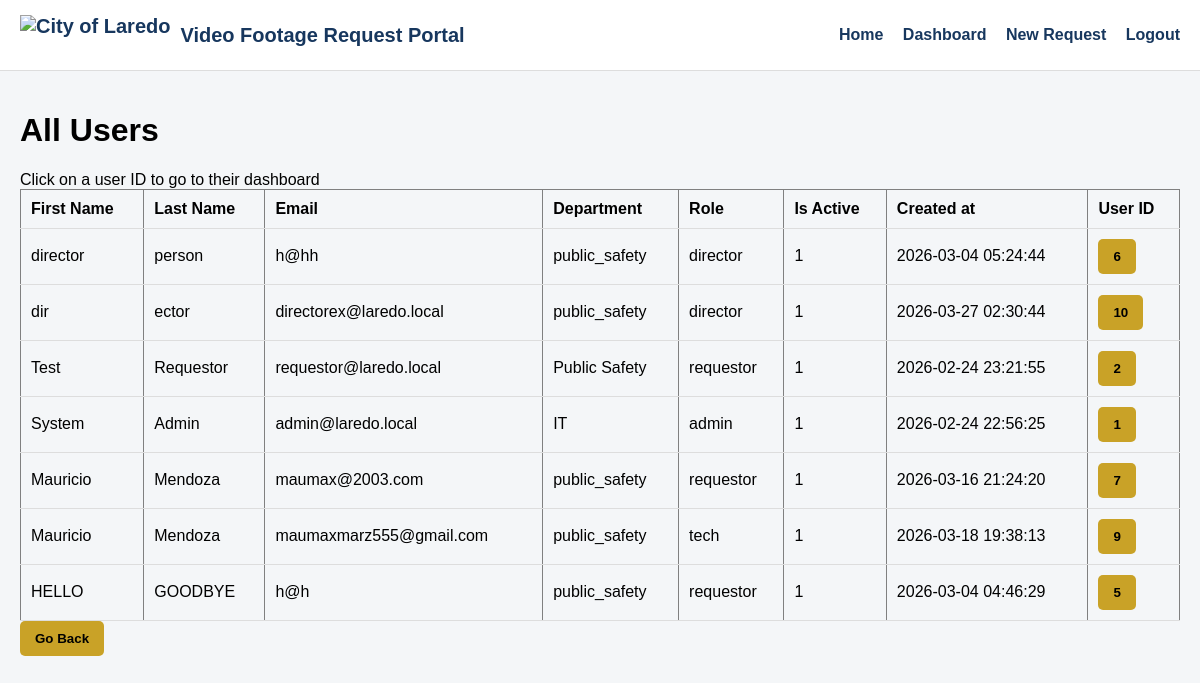
Before: /admin/all_users (signed in) with the older database file.
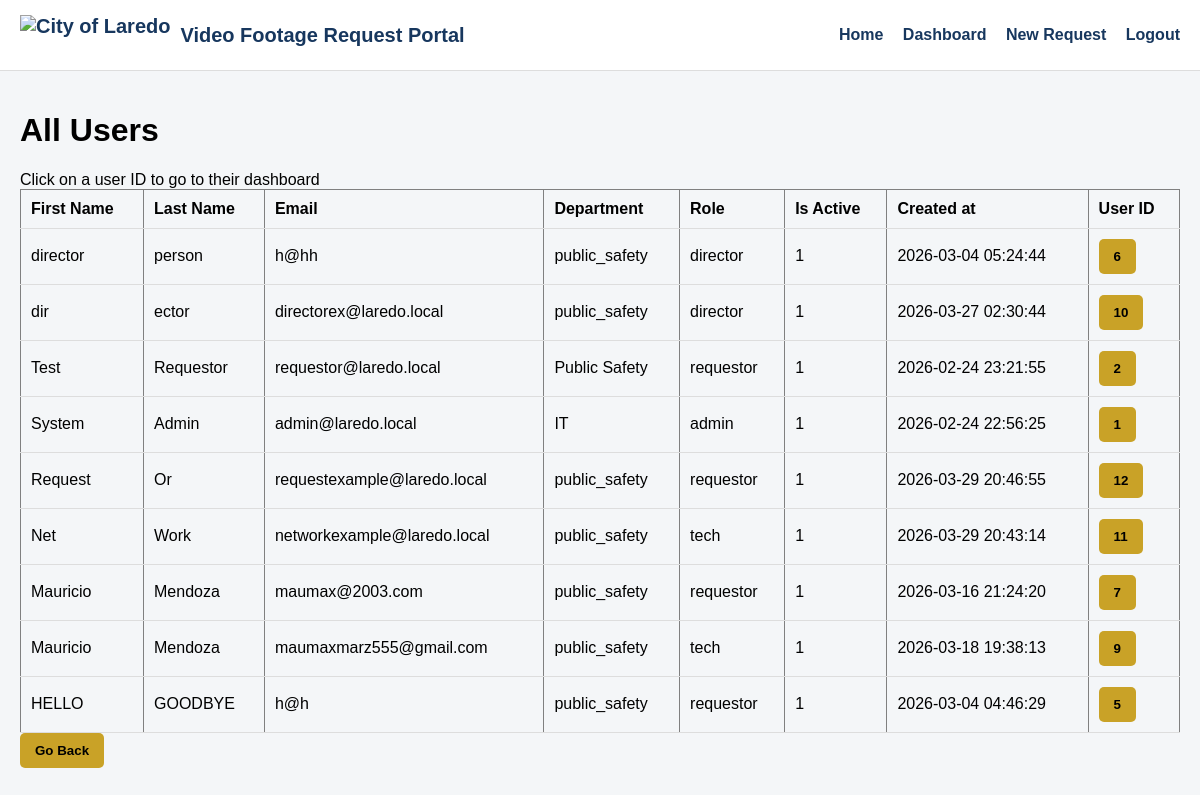
After: the same page with the newer database file.
### tables this page shows
CREATE TABLE users (
  id INTEGER PRIMARY KEY AUTOINCREMENT,
  first_name TEXT NOT NULL,
  last_name  TEXT NOT NULL,
  email      TEXT NOT NULL UNIQUE,
  password_hash TEXT NOT NULL,
  role TEXT NOT NULL CHECK (role IN ('requestor','director','tech','admin')),
  department TEXT,
  is_active INTEGER NOT NULL DEFAULT 1,
  created_at TEXT NOT NULL DEFAULT (datetime('now')),
  updated_at TEXT NOT NULL DEFAULT (datetime('now'))
);

### app.py (the view)
    @app.route("/admin/all_users")
    @login_required
    @role_required("admin")
    def all_users():
        db = get_db()
        rows = db.execute(
            """
            SELECT first_name, last_name, email, department, role, is_active, created_at, id
            FROM users
            ORDER BY first_name DESC
            """
        ).fetchall()
        return render_template("all_users.html", users=rows)

### auth.py (called while the page is built)
def login_required(view):
    @wraps(view)
    def wrapped(*args, **kwargs):
        if session.get("user_id") is None:
            return redirect(url_for("login"))
        return view(*args, **kwargs)
    return wrapped

def role_required(*roles):
    def decorator(view):
        @wraps(view)
        def wrapped(*args, **kwargs):
            if session.get("user_id") is None:
                return redirect(url_for("login"))
            if session.get("role") not in roles:
                flash("You do not have permission to access that page.", "error")
                log_action("ACCESS_DENIED")
                return redirect(url_for("dashboard"))
            return view(*args, **kwargs)
        return wrapped
    return decorator

### db.py (called while the page is built)
def get_db():
    if "db" not in g:
        g.db = sqlite3.connect(current_app.config["DATABASE"])
        g.db.row_factory = sqlite3.Row
        g.db.execute("PRAGMA foreign_keys = ON;")
    return g.db

### templates/all_users.html (shortened to what this page needs)
{%extends "base.html"%}
{%block content%}
    <h1>All Users</h1>
    <div>
        <a>Click on a user ID to go to their dashboard</a>
    </div>
    {%if users%}
        <table border="1" cellpadding="6">
            <tr>
                <th>First Name</th>
                <th>Last Name</th>
                <th>Email</th>
                <th>Department</th>
                <th>Role</th>
                <th>Is Active</th>
                <th>Created at</th>
                <th>User ID</th>
            </tr>
            {% for r in users %}
                {% if r["role"] == requestor %}
                    {% set goto_link='requestor_dashboard' %}
                {% else %}
                    {% set goto_link = 'tech_dashboard' %}
                {% endif %}
                <tr>
                    <td>{{r["first_name"]}}</td>
                    <td>{{r["last_name"]}}</td>
                    <td>{{r["email"]}}</td>
                    <td>{{r["department"]}}</td>
                    <td>{{r["role"]}}</td>
                    <td>{{r["is_active"]}}</td>
                    <td>{{r["created_at"]}}</td>
                    <td>
                        <a href="{{url_for(goto_link)}}">
                            <button type="button">{{r["id"]}}</button>
                        </a>
                    </td>
                </tr>
            {% endfor %}
        </table>
    {%else%}
        <p>No active users</p>
    {%endif%}
    <a href="{{url_for('admin_dashboard')}}">
        <button type="button">Go Back</button>
    </a>
{%endblock%}

Changed rows visible on the page:
added users: first_name "Request", last_name "Or", email "requestexample@laredo.local", department "public_safety", role "requestor", is_active "1", created_at "2026-03-29 20:46:55", id "12"
added users: first_name "Net", last_name "Work", email "networkexample@laredo.local", department "public_safety", role "tech", is_active "1", created_at "2026-03-29 20:43:14", id "11"
